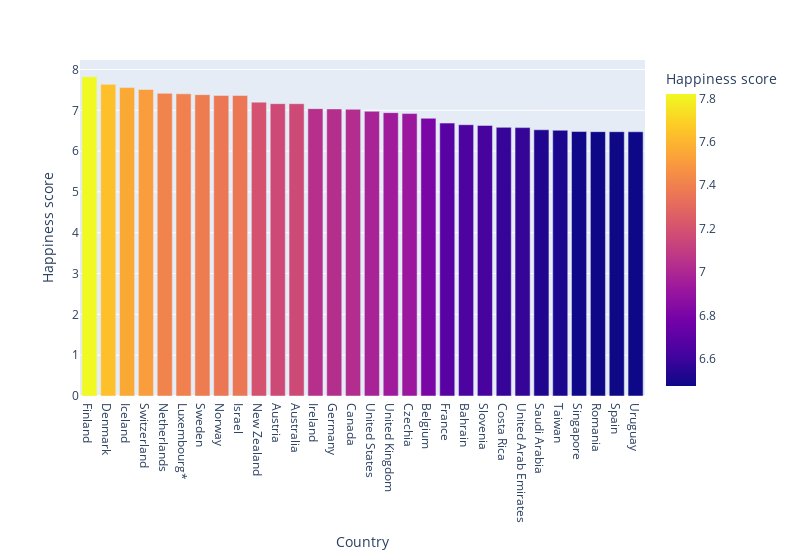
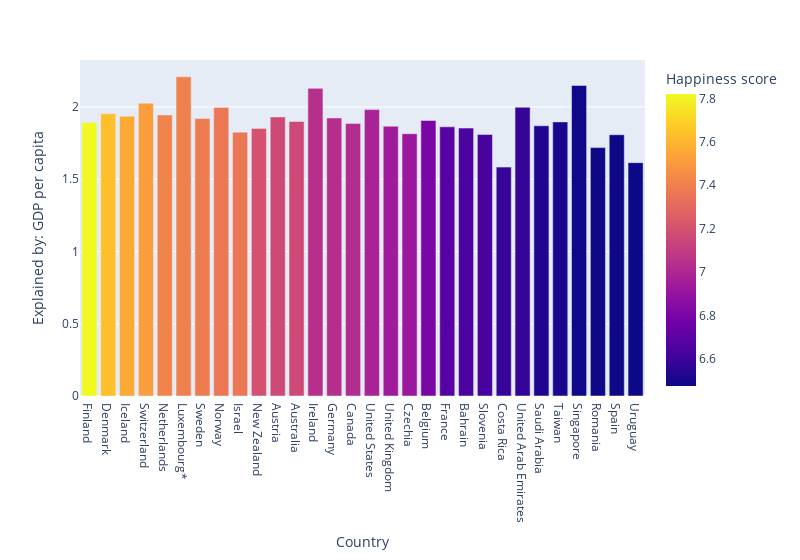
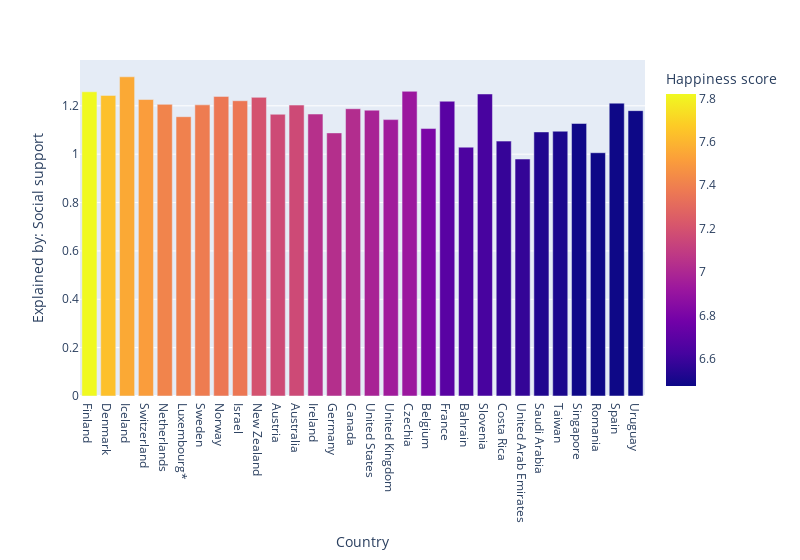
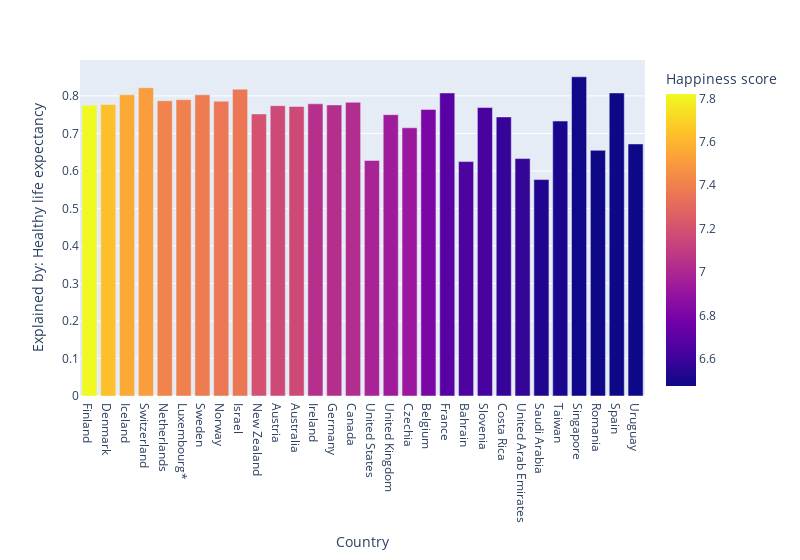

These figures' notebook cell, in order:
### Code cell
for i in range(1, len(top_30_countries.columns)):
    if i == 1 or i >= 5:
        fig = px.bar(top_30_countries, x = top_30_countries['Country'], y = top_30_countries[top_30_countries.columns[i]].values, labels = {'y':top_30_countries.columns[i]}, color = 'Happiness score', width=800)
        fig.show()
        #fig.write_image(f'Happiness_score+{top_30_countries.columns[i]}.png')

### Figure 1 — Plotly figure (JSON) as saved in the notebook; plotly's stock layout.template omitted (floating-point values rounded to 4 significant figures)
{"data": [{"alignmentgroup": "True", "hovertemplate": "Country=%{x}<br>Happiness score=%{marker.color}<extra></extra>", "legendgroup": "", "marker": {"color": [7.821, 7.636, 7.557, 7.512, 7.415, 7.404, 7.384, 7.365, 7.364, 7.2, 7.163, 7.162, 7.041, 7.034, 7.025, 6.977, 6.943, 6.92, 6.805, 6.687, 6.647, 6.63, 6.582, 6.576, 6.523, 6.512, 6.48, 6.477, 6.476, 6.474], "coloraxis": "coloraxis", "pattern": {"shape": ""}}, "name": "", "offsetgroup": "", "orientation": "v", "showlegend": false, "textposition": "auto", "type": "bar", "x": ["Finland", "Denmark", "Iceland", "Switzerland", "Netherlands", "Luxembourg*", "Sweden", "Norway", "Israel", "New Zealand", "Austria", "Australia", "Ireland", "Germany", "Canada", "United States", "United Kingdom", "Czechia", "Belgium", "France", "Bahrain", "Slovenia", "Costa Rica", "United Arab Emirates", "Saudi Arabia", "Taiwan", "Singapore", "Romania", "Spain", "Uruguay"], "xaxis": "x", "y": [7.821, 7.636, 7.557, 7.512, 7.415, 7.404, 7.384, 7.365, 7.364, 7.2, 7.163, 7.162, 7.041, 7.034, 7.025, 6.977, 6.943, 6.92, 6.805, 6.687, 6.647, 6.63, 6.582, 6.576, 6.523, 6.512, 6.48, 6.477, 6.476, 6.474], "yaxis": "y"}], "layout": {"barmode": "relative", "coloraxis": {"colorbar": {"title": {"text": "Happiness score"}}, "colorscale": [[0, "#0d0887"], [0.1111, "#46039f"], [0.2222, "#7201a8"], [0.3333, "#9c179e"], [0.4444, "#bd3786"], [0.5556, "#d8576b"], [0.6667, "#ed7953"], [0.7778, "#fb9f3a"], [0.8889, "#fdca26"], [1, "#f0f921"]]}, "legend": {"tracegroupgap": 0}, "margin": {"t": 60}, "width": 800, "xaxis": {"anchor": "y", "domain": [0, 1], "title": {"text": "Country"}}, "yaxis": {"anchor": "x", "domain": [0, 1], "title": {"text": "Happiness score"}}}}

### Figure 2 — Plotly figure (JSON) as saved in the notebook; plotly's stock layout.template omitted (floating-point values rounded to 4 significant figures)
{"data": [{"alignmentgroup": "True", "hovertemplate": "Country=%{x}<br>Explained by: GDP per capita=%{y}<br>Happiness score=%{marker.color}<extra></extra>", "legendgroup": "", "marker": {"color": [7.821, 7.636, 7.557, 7.512, 7.415, 7.404, 7.384, 7.365, 7.364, 7.2, 7.163, 7.162, 7.041, 7.034, 7.025, 6.977, 6.943, 6.92, 6.805, 6.687, 6.647, 6.63, 6.582, 6.576, 6.523, 6.512, 6.48, 6.477, 6.476, 6.474], "coloraxis": "coloraxis", "pattern": {"shape": ""}}, "name": "", "offsetgroup": "", "orientation": "v", "showlegend": false, "textposition": "auto", "type": "bar", "x": ["Finland", "Denmark", "Iceland", "Switzerland", "Netherlands", "Luxembourg*", "Sweden", "Norway", "Israel", "New Zealand", "Austria", "Australia", "Ireland", "Germany", "Canada", "United States", "United Kingdom", "Czechia", "Belgium", "France", "Bahrain", "Slovenia", "Costa Rica", "United Arab Emirates", "Saudi Arabia", "Taiwan", "Singapore", "Romania", "Spain", "Uruguay"], "xaxis": "x", "y": [1.892, 1.953, 1.936, 2.026, 1.945, 2.209, 1.92, 1.997, 1.826, 1.852, 1.931, 1.9, 2.129, 1.924, 1.886, 1.982, 1.867, 1.815, 1.907, 1.863, 1.854, 1.81, 1.584, 1.998, 1.87, 1.897, 2.149, 1.719, 1.808, 1.615], "yaxis": "y"}], "layout": {"barmode": "relative", "coloraxis": {"colorbar": {"title": {"text": "Happiness score"}}, "colorscale": [[0, "#0d0887"], [0.1111, "#46039f"], [0.2222, "#7201a8"], [0.3333, "#9c179e"], [0.4444, "#bd3786"], [0.5556, "#d8576b"], [0.6667, "#ed7953"], [0.7778, "#fb9f3a"], [0.8889, "#fdca26"], [1, "#f0f921"]]}, "legend": {"tracegroupgap": 0}, "margin": {"t": 60}, "width": 800, "xaxis": {"anchor": "y", "domain": [0, 1], "title": {"text": "Country"}}, "yaxis": {"anchor": "x", "domain": [0, 1], "title": {"text": "Explained by: GDP per capita"}}}}

### Figure 3 — Plotly figure (JSON) as saved in the notebook; plotly's stock layout.template omitted (floating-point values rounded to 4 significant figures)
{"data": [{"alignmentgroup": "True", "hovertemplate": "Country=%{x}<br>Explained by: Social support=%{y}<br>Happiness score=%{marker.color}<extra></extra>", "legendgroup": "", "marker": {"color": [7.821, 7.636, 7.557, 7.512, 7.415, 7.404, 7.384, 7.365, 7.364, 7.2, 7.163, 7.162, 7.041, 7.034, 7.025, 6.977, 6.943, 6.92, 6.805, 6.687, 6.647, 6.63, 6.582, 6.576, 6.523, 6.512, 6.48, 6.477, 6.476, 6.474], "coloraxis": "coloraxis", "pattern": {"shape": ""}}, "name": "", "offsetgroup": "", "orientation": "v", "showlegend": false, "textposition": "auto", "type": "bar", "x": ["Finland", "Denmark", "Iceland", "Switzerland", "Netherlands", "Luxembourg*", "Sweden", "Norway", "Israel", "New Zealand", "Austria", "Australia", "Ireland", "Germany", "Canada", "United States", "United Kingdom", "Czechia", "Belgium", "France", "Bahrain", "Slovenia", "Costa Rica", "United Arab Emirates", "Saudi Arabia", "Taiwan", "Singapore", "Romania", "Spain", "Uruguay"], "xaxis": "x", "y": [1.258, 1.243, 1.32, 1.226, 1.206, 1.155, 1.204, 1.239, 1.221, 1.235, 1.165, 1.203, 1.166, 1.088, 1.188, 1.182, 1.143, 1.26, 1.106, 1.219, 1.029, 1.249, 1.054, 0.98, 1.092, 1.095, 1.127, 1.006, 1.211, 1.18], "yaxis": "y"}], "layout": {"barmode": "relative", "coloraxis": {"colorbar": {"title": {"text": "Happiness score"}}, "colorscale": [[0, "#0d0887"], [0.1111, "#46039f"], [0.2222, "#7201a8"], [0.3333, "#9c179e"], [0.4444, "#bd3786"], [0.5556, "#d8576b"], [0.6667, "#ed7953"], [0.7778, "#fb9f3a"], [0.8889, "#fdca26"], [1, "#f0f921"]]}, "legend": {"tracegroupgap": 0}, "margin": {"t": 60}, "width": 800, "xaxis": {"anchor": "y", "domain": [0, 1], "title": {"text": "Country"}}, "yaxis": {"anchor": "x", "domain": [0, 1], "title": {"text": "Explained by: Social support"}}}}

### Figure 4 — Plotly figure (JSON) as saved in the notebook; plotly's stock layout.template omitted (floating-point values rounded to 4 significant figures)
{"data": [{"alignmentgroup": "True", "hovertemplate": "Country=%{x}<br>Explained by: Healthy life expectancy=%{y}<br>Happiness score=%{marker.color}<extra></extra>", "legendgroup": "", "marker": {"color": [7.821, 7.636, 7.557, 7.512, 7.415, 7.404, 7.384, 7.365, 7.364, 7.2, 7.163, 7.162, 7.041, 7.034, 7.025, 6.977, 6.943, 6.92, 6.805, 6.687, 6.647, 6.63, 6.582, 6.576, 6.523, 6.512, 6.48, 6.477, 6.476, 6.474], "coloraxis": "coloraxis", "pattern": {"shape": ""}}, "name": "", "offsetgroup": "", "orientation": "v", "showlegend": false, "textposition": "auto", "type": "bar", "x": ["Finland", "Denmark", "Iceland", "Switzerland", "Netherlands", "Luxembourg*", "Sweden", "Norway", "Israel", "New Zealand", "Austria", "Australia", "Ireland", "Germany", "Canada", "United States", "United Kingdom", "Czechia", "Belgium", "France", "Bahrain", "Slovenia", "Costa Rica", "United Arab Emirates", "Saudi Arabia", "Taiwan", "Singapore", "Romania", "Spain", "Uruguay"], "xaxis": "x", "y": [0.775, 0.777, 0.803, 0.822, 0.787, 0.79, 0.803, 0.786, 0.818, 0.752, 0.774, 0.772, 0.779, 0.776, 0.783, 0.628, 0.75, 0.715, 0.764, 0.808, 0.625, 0.769, 0.744, 0.633, 0.577, 0.733, 0.851, 0.655, 0.808, 0.672], "yaxis": "y"}], "layout": {"barmode": "relative", "coloraxis": {"colorbar": {"title": {"text": "Happiness score"}}, "colorscale": [[0, "#0d0887"], [0.1111, "#46039f"], [0.2222, "#7201a8"], [0.3333, "#9c179e"], [0.4444, "#bd3786"], [0.5556, "#d8576b"], [0.6667, "#ed7953"], [0.7778, "#fb9f3a"], [0.8889, "#fdca26"], [1, "#f0f921"]]}, "legend": {"tracegroupgap": 0}, "margin": {"t": 60}, "width": 800, "xaxis": {"anchor": "y", "domain": [0, 1], "title": {"text": "Country"}}, "yaxis": {"anchor": "x", "domain": [0, 1], "title": {"text": "Explained by: Healthy life expectancy"}}}}
